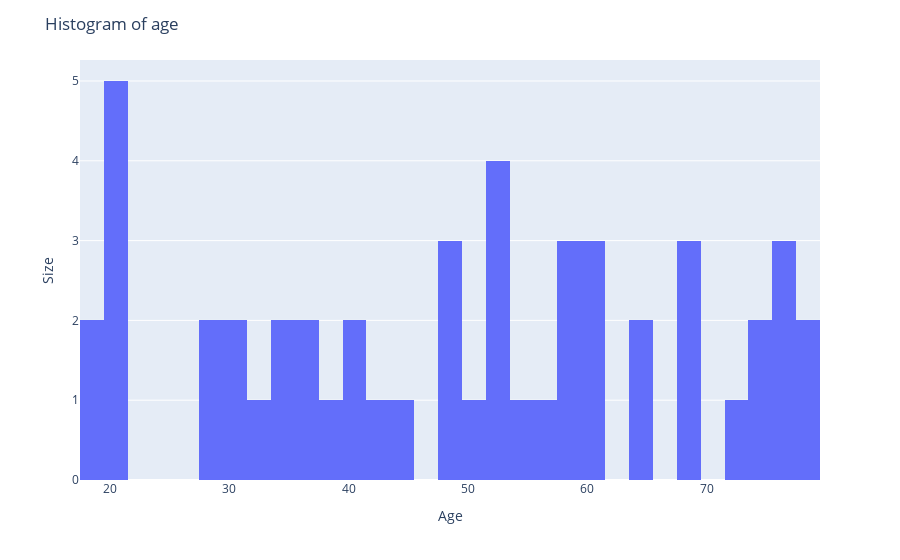

The code cell stored with this chart in its notebook:
### Code cell
import plotly.express as px

# create a histogram using plotly.express, taken from https://plot.ly/python/histograms/
fig = px.histogram( x= age, nbins=50)

fig.update_layout(                                     # Customize the axes and title
    title='Histogram of age',
    xaxis_title="Age",
    yaxis_title="Size",
    
)


fig.show()

### Figure 1 — Plotly figure (JSON) as saved in the notebook; plotly's stock layout.template omitted (floating-point values rounded to 4 significant figures)
{"data": [{"alignmentgroup": "True", "bingroup": "x", "hoverlabel": {"namelength": 0}, "hovertemplate": "x=%{x}<br>count=%{y}", "legendgroup": "", "marker": {"color": "#636efa"}, "name": "", "nbinsx": 50, "offsetgroup": "", "orientation": "v", "showlegend": false, "type": "histogram", "x": [41, 77, 20, 75, 52, 53, 48, 77, 21, 36, 64, 53, 38, 35, 68, 45, 32, 59, 76, 19, 54, 28, 40, 61, 58, 29, 20, 69, 34, 50, 72, 18, 56, 37, 64, 60, 69, 74, 78, 58, 31, 48, 42, 79, 20, 21, 48, 52, 61, 31], "xaxis": "x", "yaxis": "y"}], "layout": {"barmode": "relative", "legend": {"tracegroupgap": 0}, "margin": {"t": 60}, "title": {"text": "Histogram of age"}, "xaxis": {"anchor": "y", "domain": [0, 1], "title": {"text": "Age"}}, "yaxis": {"anchor": "x", "domain": [0, 1], "title": {"text": "Size"}}}}
